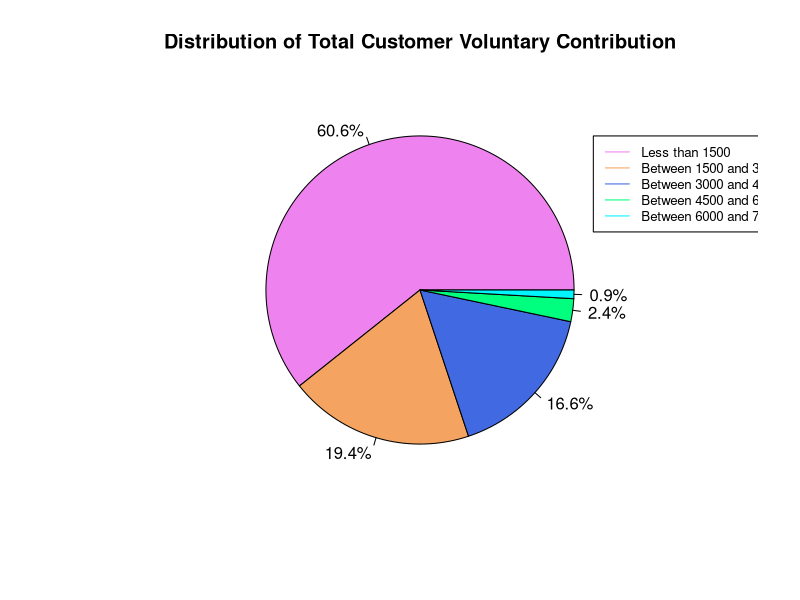

The R source for this figure:


data <- read.csv("z5360526_z5360526-Assessment1Data.csv")
totalContribution <- data$C_TotalVoluntarySuperContribution
sum_range1 <- sum(totalContribution <= 1500)
sum_range2 <- sum(totalContribution <= 3000) - sum_range1
sum_range3 <- sum(totalContribution <= 4500) - sum_range2 - sum_range1
sum_range4 <- sum(totalContribution <= 6000) - sum_range3 - sum_range2 - sum_range1
sum_range5 <- sum(totalContribution <= 7500) - sum_range4 - sum_range3 - sum_range2 - sum_range1
sum_range1
sum_range2
sum_range3
sum_range4
sum_range5

count <- c(sum_range1, sum_range2, sum_range3, sum_range4, sum_range5)
pie (count, labels = c("60.6%", "19.4%", "16.6%", "2.4%", "0.9%"), main = "Distribution of Total Customer Voluntary Contribution", col = c("violet", "sandybrown", "royalblue", "springgreen", "turquoise1") )
legend(0.9, 0.8, legend=c("Less than 1500", "Between 1500 and 3000", "Between 3000 and 4500", "Between 4500 and 6000", "Between 6000 and 7500"), col=c("violet", "sandybrown", "royalblue", "springgreen", "turquoise1"), lty = 1, cex = 0.8)












